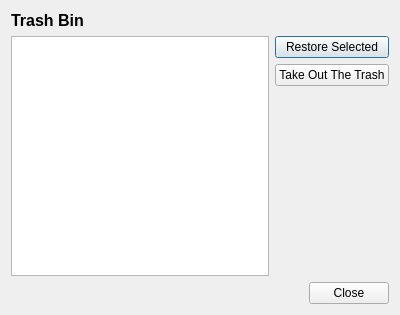
<?xml version="1.0" encoding="UTF-8"?>
<ui version="4.0">
 <class>TrashBinComputers</class>
 <widget class="QDialog" name="TrashBinComputers">
  <property name="geometry">
   <rect>
    <x>0</x>
    <y>0</y>
    <width>400</width>
    <height>315</height>
   </rect>
  </property>
  <property name="minimumSize">
   <size>
    <width>400</width>
    <height>315</height>
   </size>
  </property>
  <property name="windowTitle">
   <string>Dialog</string>
  </property>
  <layout class="QVBoxLayout" name="verticalLayout_3">
   <item>
    <widget class="QLabel" name="label_trash_bin">
     <property name="text">
      <string>&lt;html&gt;&lt;head/&gt;&lt;body&gt;&lt;p&gt;&lt;span style=&quot; font-size:12pt; font-weight:600;&quot;&gt;Trash Bin&lt;/span&gt;&lt;/p&gt;&lt;/body&gt;&lt;/html&gt;</string>
     </property>
    </widget>
   </item>
   <item>
    <layout class="QVBoxLayout" name="verticalLayout_2">
     <item>
      <layout class="QHBoxLayout" name="horizontalLayout">
       <item>
        <widget class="QListWidget" name="list_trash"/>
       </item>
       <item>
        <layout class="QVBoxLayout" name="verticalLayout">
         <item>
          <widget class="QPushButton" name="button_restore_selected">
           <property name="text">
            <string>Restore Selected</string>
           </property>
          </widget>
         </item>
         <item>
          <widget class="QPushButton" name="button_take_out_the_trash">
           <property name="text">
            <string>Take Out The Trash</string>
           </property>
          </widget>
         </item>
         <item>
          <spacer name="verticalSpacer">
           <property name="orientation">
            <enum>Qt::Vertical</enum>
           </property>
           <property name="sizeHint" stdset="0">
            <size>
             <width>20</width>
             <height>40</height>
            </size>
           </property>
          </spacer>
         </item>
        </layout>
       </item>
      </layout>
     </item>
    </layout>
   </item>
   <item>
    <layout class="QHBoxLayout" name="horizontalLayout_2">
     <item>
      <spacer name="horizontalSpacer">
       <property name="orientation">
        <enum>Qt::Horizontal</enum>
       </property>
       <property name="sizeHint" stdset="0">
        <size>
         <width>40</width>
         <height>20</height>
        </size>
       </property>
      </spacer>
     </item>
     <item>
      <widget class="QPushButton" name="button_close">
       <property name="text">
        <string>Close</string>
       </property>
      </widget>
     </item>
    </layout>
   </item>
  </layout>
 </widget>
 <resources/>
 <connections/>
</ui>
